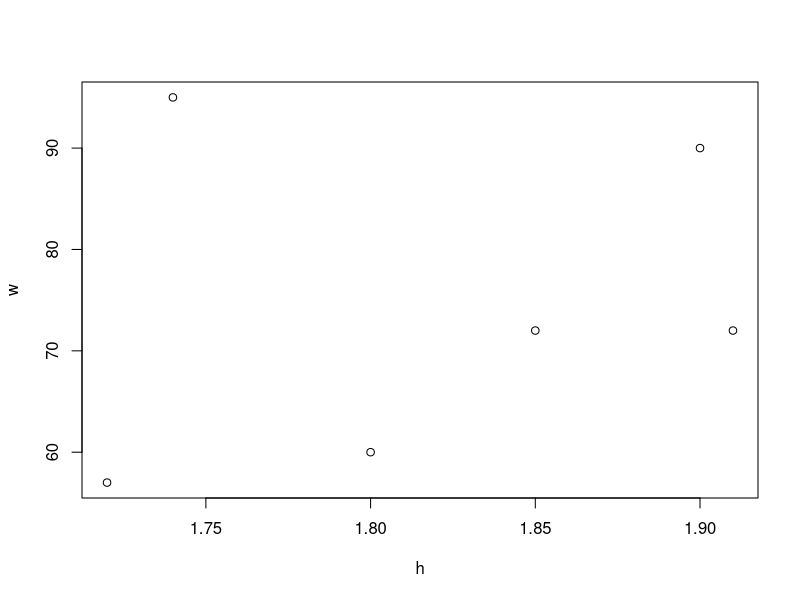
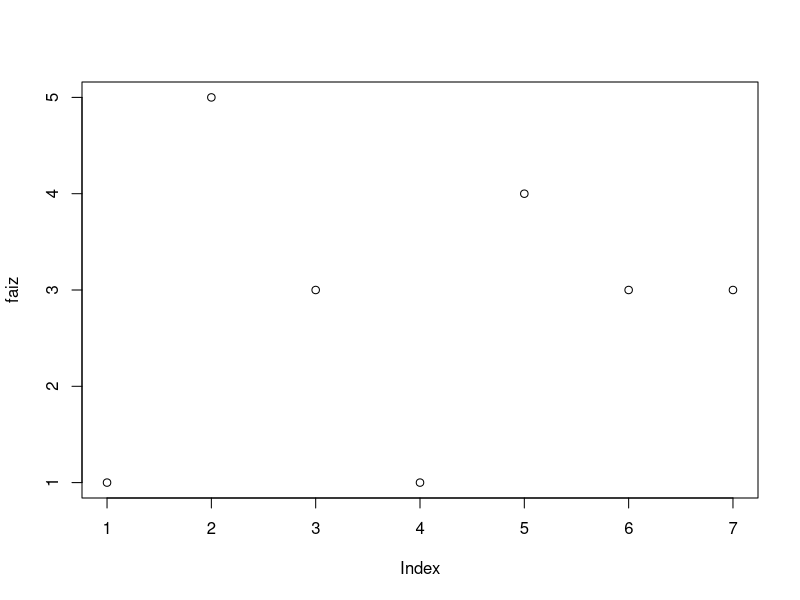
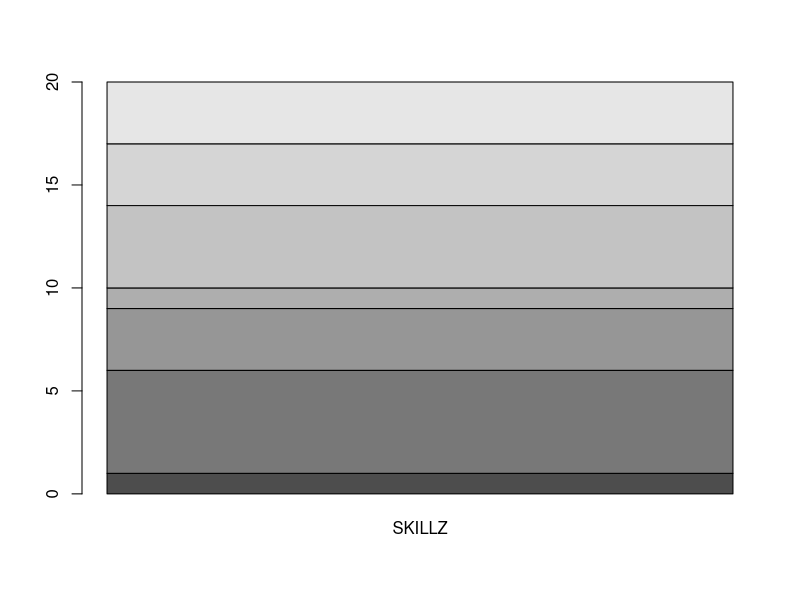

Write the R code that produced these figures, in order.
## ---- chunk 1


cat("BASIC MATH AND RNG")

log(5)

cat("log's default base is natural log (e)")

log10(5)

log(-10)

cat("the log of a negative number is irrational (undefined). NaN (not a number)")

sqrt(4)
a <- rnorm(15)
a
mean(a)
sd(a)
x <- rnorm(15, mean=10, sd=2)
x
mean(x)
sd(x)
#
#
cat("VECTORS")

w <- c(60, 72, 57, 90, 95, 72)

h <- c(1.80, 1.85, 1.72, 1.90, 1.74, 1.91)
#weights
w
#heights
h
cat("weights vs. heights")
plot(h, w)

avg=mean(w)
cat("mean of weight")
avg
bmi <- (w/sqrt(h))
cat("BMIs")
bmi
sub <- (w-avg)
cat("subraction")
sub
sum(sub)
#
#
#MY PROFILE
df <- data.frame("program" = 1, "math"=5, "stats"= 3, "ML"=1, "DE"=4, "comms"=3, "DV" = 3)
#barplot(df)
faiz<- t(df)
#faiz <- df
colnames(faiz) <- c("SKILLZ")
head(faiz)
plot(faiz)
barplot(faiz)



















